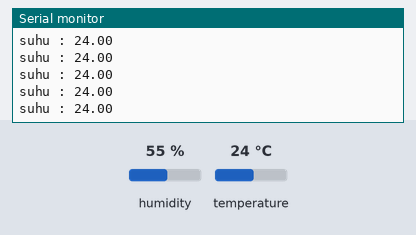
A sketch run on a simulated ESP32. On the bench: the last lines printed to the serial monitor. The test bench sets the inputs (shaded band); at power-on: temperature 24 °C, humidity 55 %. WiFi joins after 1.5 s; servers stay silent unless stated.

Above: at 3.5 s.
3.6 s: temperature set to 12 °C
At 4.51 s:
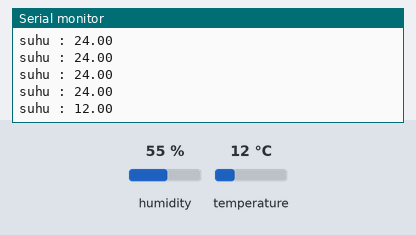
5.1 s: temperature set to 19 °C
At 5.12 s:
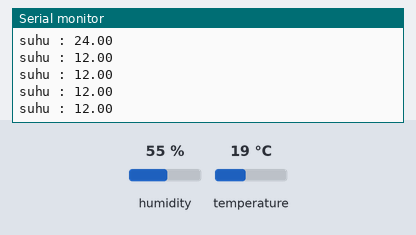
Timing chart, 0 to 8.1 s (numbered marks = the images above; inputs shaded):
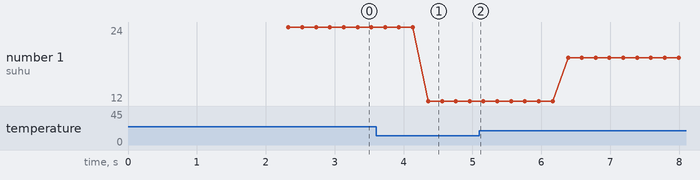

The sketch:

iot.ino
```cpp
#define BLYNK_TEMPLATE_ID "TMPL6KQoX3fou"
#define BLYNK_TEMPLATE_NAME "Project1"
#define BLYNK_AUTH_TOKEN "UEpe5g-c5YGiKEc7wmpS7OkxWtKolzJa"

#include <Blynk.h>
#include <WiFi.h>
#include <BlynkSimpleEsp32.h>
#include <DHT.h>
#define DHTPIN 32
#define DHTTYPE DHT11


// Konfigurasi WiFi
char ssid[] = "NOTE40";
char pass[] = "olleon31";


// Token authentikasi dari Blynk
char auth[] = BLYNK_AUTH_TOKEN;

DHT dht(DHTPIN, DHTTYPE);


void setup() {
  // put your setup code here, to run once:
  Serial.begin(9600);

  // Menghubungkan ke jaringan WiFi
  Serial.print("Menghubungkan ke jaringan WiFi ");
  Serial.println(ssid);

  WiFi.begin(ssid, pass);

  while (WiFi.status() != WL_CONNECTED) {
    delay(1000);
    Serial.print(".");
  }

  Serial.println("");
  Serial.println("Koneksi WiFi berhasil");

  // Menghubungkan ke server Blynk
  Blynk.begin(auth, ssid, pass);
}

void loop() {

  Blynk.run();

  float t = dht.readTemperature();
  float h = dht.readHumidity();


  Blynk.virtualWrite(V0, t);

  Serial.print("suhu : ");

  Serial.println(t);


  delay(200);
}
```

Measured:
- after the input at 3.6 s, the serial monitor: prints a new line after 0.76 s (image 1)
- plotted number 1: 24 → 12 after the input at 3.6 s, 12 → 19 after the input at 5.1 s
